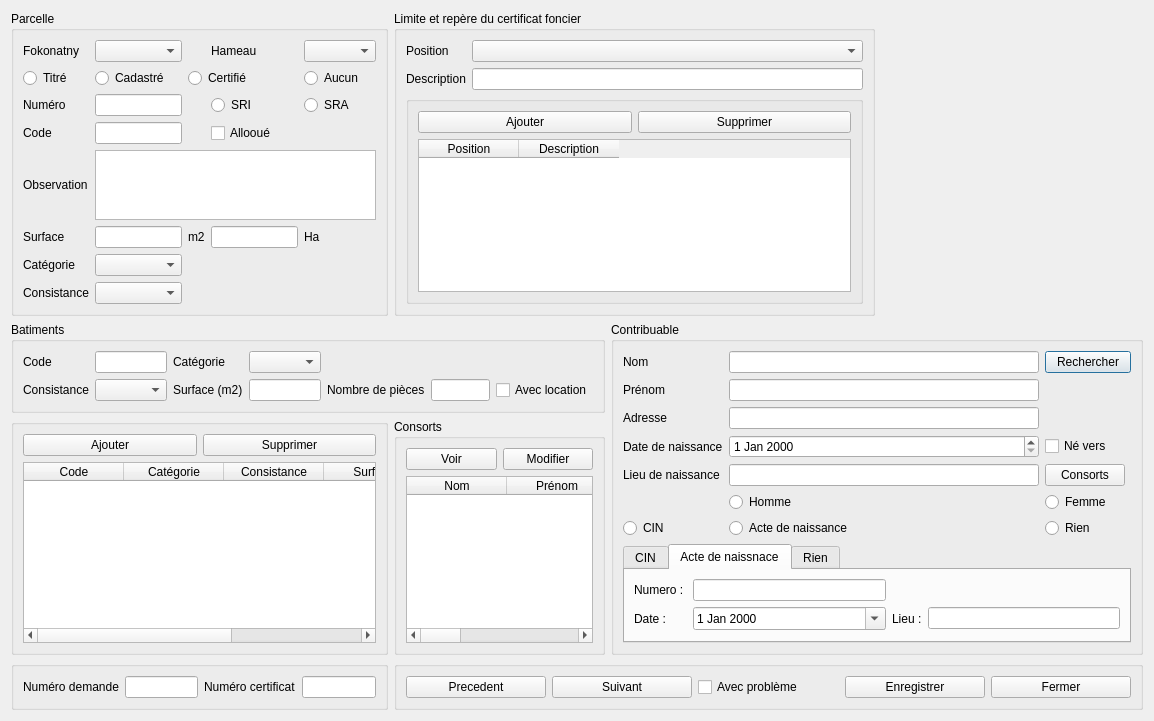
<?xml version="1.0" encoding="UTF-8"?>
<ui version="4.0">
 <class>Dialog</class>
 <widget class="QDialog" name="Dialog">
  <property name="geometry">
   <rect>
    <x>0</x>
    <y>0</y>
    <width>1154</width>
    <height>663</height>
   </rect>
  </property>
  <property name="windowTitle">
   <string>Suivi</string>
  </property>
  <property name="windowIcon">
   <iconset>
    <normaloff>../../icone/suivi_icon.png</normaloff>../../icone/suivi_icon.png</iconset>
  </property>
  <layout class="QGridLayout" name="gridLayout">
   <item row="0" column="0">
    <widget class="QGroupBox" name="groupBoxParcelle">
     <property name="title">
      <string>Parcelle</string>
     </property>
     <layout class="QGridLayout" name="gridLayout_7">
      <item row="0" column="0">
       <widget class="QLabel" name="label">
        <property name="text">
         <string>Fokonatny</string>
        </property>
       </widget>
      </item>
      <item row="0" column="1">
       <widget class="QComboBox" name="comboBoxFokontany"/>
      </item>
      <item row="0" column="3">
       <widget class="QLabel" name="label_2">
        <property name="text">
         <string>Hameau</string>
        </property>
       </widget>
      </item>
      <item row="0" column="4">
       <widget class="QComboBox" name="comboBoxHameau"/>
      </item>
      <item row="1" column="0">
       <widget class="QRadioButton" name="radioButtonTitree">
        <property name="text">
         <string>Titré</string>
        </property>
        <attribute name="buttonGroup">
         <string notr="true">buttonGroup</string>
        </attribute>
       </widget>
      </item>
      <item row="1" column="1">
       <widget class="QRadioButton" name="radioButtonCadastre">
        <property name="text">
         <string>Cadastré</string>
        </property>
        <attribute name="buttonGroup">
         <string notr="true">buttonGroup</string>
        </attribute>
       </widget>
      </item>
      <item row="1" column="2" colspan="2">
       <widget class="QRadioButton" name="radioButtonCertifie">
        <property name="text">
         <string>Certifié</string>
        </property>
        <attribute name="buttonGroup">
         <string notr="true">buttonGroup</string>
        </attribute>
       </widget>
      </item>
      <item row="1" column="4">
       <widget class="QRadioButton" name="radioButtonAucun">
        <property name="text">
         <string>Aucun</string>
        </property>
        <attribute name="buttonGroup">
         <string notr="true">buttonGroup</string>
        </attribute>
       </widget>
      </item>
      <item row="2" column="0">
       <widget class="QLabel" name="label_3">
        <property name="text">
         <string>Numéro</string>
        </property>
       </widget>
      </item>
      <item row="2" column="1">
       <widget class="QLineEdit" name="lineEditNumero"/>
      </item>
      <item row="2" column="3">
       <widget class="QRadioButton" name="radioButtonSRI">
        <property name="text">
         <string>SRI</string>
        </property>
        <attribute name="buttonGroup">
         <string notr="true">buttonGroup_4</string>
        </attribute>
       </widget>
      </item>
      <item row="2" column="4">
       <widget class="QRadioButton" name="radioButtonSRA">
        <property name="text">
         <string>SRA</string>
        </property>
        <attribute name="buttonGroup">
         <string notr="true">buttonGroup_4</string>
        </attribute>
       </widget>
      </item>
      <item row="3" column="0">
       <widget class="QLabel" name="label_4">
        <property name="text">
         <string>Code</string>
        </property>
       </widget>
      </item>
      <item row="3" column="1">
       <widget class="QLineEdit" name="lineEditCode"/>
      </item>
      <item row="3" column="3">
       <widget class="QCheckBox" name="checkBoxAlloueParcelle">
        <property name="text">
         <string>Allooué</string>
        </property>
       </widget>
      </item>
      <item row="4" column="0">
       <widget class="QLabel" name="label_5">
        <property name="text">
         <string>Observation</string>
        </property>
       </widget>
      </item>
      <item row="4" column="1" colspan="4">
       <widget class="QPlainTextEdit" name="plainTextEditObservation"/>
      </item>
      <item row="5" column="0">
       <widget class="QLabel" name="label_6">
        <property name="text">
         <string>Surface</string>
        </property>
       </widget>
      </item>
      <item row="5" column="1">
       <widget class="QLineEdit" name="lineEditSurfaceM2"/>
      </item>
      <item row="5" column="2">
       <widget class="QLabel" name="label_7">
        <property name="text">
         <string>m2</string>
        </property>
       </widget>
      </item>
      <item row="5" column="3">
       <widget class="QLineEdit" name="lineEditSurfaceHa"/>
      </item>
      <item row="5" column="4">
       <widget class="QLabel" name="label_8">
        <property name="text">
         <string>Ha</string>
        </property>
       </widget>
      </item>
      <item row="6" column="0">
       <widget class="QLabel" name="label_9">
        <property name="text">
         <string>Catégorie</string>
        </property>
       </widget>
      </item>
      <item row="6" column="1">
       <widget class="QComboBox" name="comboBoxCategorieParcelle"/>
      </item>
      <item row="7" column="0">
       <widget class="QLabel" name="label_10">
        <property name="text">
         <string>Consistance</string>
        </property>
       </widget>
      </item>
      <item row="7" column="1">
       <widget class="QComboBox" name="comboBoxConsistanceParcelle"/>
      </item>
     </layout>
    </widget>
   </item>
   <item row="1" column="0" colspan="2">
    <widget class="QGroupBox" name="groupBox_2">
     <property name="title">
      <string>Batiments</string>
     </property>
     <layout class="QGridLayout" name="gridLayout_3">
      <item row="0" column="0">
       <layout class="QGridLayout" name="gridLayout_2">
        <item row="1" column="5">
         <widget class="QLineEdit" name="lineEditNbrPieces"/>
        </item>
        <item row="0" column="0">
         <widget class="QLabel" name="label_11">
          <property name="text">
           <string>Code</string>
          </property>
         </widget>
        </item>
        <item row="1" column="6">
         <widget class="QCheckBox" name="checkBoxAvecLocationBat">
          <property name="text">
           <string>Avec location</string>
          </property>
         </widget>
        </item>
        <item row="0" column="1">
         <widget class="QLineEdit" name="lineEditCodeBatiment"/>
        </item>
        <item row="1" column="2">
         <widget class="QLabel" name="label_14">
          <property name="text">
           <string>Surface (m2)</string>
          </property>
         </widget>
        </item>
        <item row="1" column="1">
         <widget class="QComboBox" name="comboBoxConsistanceBatiment"/>
        </item>
        <item row="1" column="3">
         <widget class="QLineEdit" name="lineEditSurfaceBatiment"/>
        </item>
        <item row="0" column="3">
         <widget class="QComboBox" name="comboBoxCategorieBatiment"/>
        </item>
        <item row="1" column="4">
         <widget class="QLabel" name="label_15">
          <property name="text">
           <string>Nombre de pièces</string>
          </property>
         </widget>
        </item>
        <item row="0" column="2">
         <widget class="QLabel" name="label_12">
          <property name="text">
           <string>Catégorie</string>
          </property>
         </widget>
        </item>
        <item row="1" column="0">
         <widget class="QLabel" name="label_13">
          <property name="text">
           <string>Consistance</string>
          </property>
         </widget>
        </item>
       </layout>
      </item>
     </layout>
    </widget>
   </item>
   <item row="1" column="2" rowspan="2" colspan="2">
    <widget class="QGroupBox" name="groupBoxContribuable">
     <property name="title">
      <string>Contribuable</string>
     </property>
     <layout class="QVBoxLayout" name="verticalLayout_5">
      <item>
       <layout class="QGridLayout" name="gridLayout_4">
        <item row="6" column="0">
         <widget class="QRadioButton" name="radioButtonCIN">
          <property name="text">
           <string>CIN</string>
          </property>
          <attribute name="buttonGroup">
           <string notr="true">buttonGroup_2</string>
          </attribute>
         </widget>
        </item>
        <item row="3" column="1">
         <widget class="QDateEdit" name="dateEditNaissance"/>
        </item>
        <item row="4" column="1">
         <widget class="QLineEdit" name="lineEditLieuNaissance"/>
        </item>
        <item row="6" column="2">
         <widget class="QRadioButton" name="radioButtonRien">
          <property name="text">
           <string>Rien</string>
          </property>
          <attribute name="buttonGroup">
           <string notr="true">buttonGroup_2</string>
          </attribute>
         </widget>
        </item>
        <item row="6" column="1">
         <widget class="QRadioButton" name="radioButtonActeDeNaissance">
          <property name="text">
           <string>Acte de naissance</string>
          </property>
          <attribute name="buttonGroup">
           <string notr="true">buttonGroup_2</string>
          </attribute>
         </widget>
        </item>
        <item row="2" column="1">
         <widget class="QLineEdit" name="lineEditAdresse"/>
        </item>
        <item row="0" column="0">
         <widget class="QLabel" name="label_18">
          <property name="text">
           <string>Nom</string>
          </property>
         </widget>
        </item>
        <item row="1" column="0">
         <widget class="QLabel" name="label_19">
          <property name="text">
           <string>Prénom</string>
          </property>
         </widget>
        </item>
        <item row="2" column="0">
         <widget class="QLabel" name="label_20">
          <property name="text">
           <string>Adresse</string>
          </property>
         </widget>
        </item>
        <item row="3" column="0">
         <widget class="QLabel" name="label_21">
          <property name="text">
           <string>Date de naissance</string>
          </property>
         </widget>
        </item>
        <item row="4" column="0">
         <widget class="QLabel" name="label_22">
          <property name="text">
           <string>Lieu de naissance</string>
          </property>
         </widget>
        </item>
        <item row="0" column="1">
         <widget class="QLineEdit" name="lineEditNomContribuable"/>
        </item>
        <item row="1" column="1">
         <widget class="QLineEdit" name="lineEditPrenomContribuable"/>
        </item>
        <item row="0" column="2" colspan="2">
         <widget class="QPushButton" name="btnRrechercherContribuable">
          <property name="text">
           <string>Rechercher</string>
          </property>
         </widget>
        </item>
        <item row="5" column="2">
         <widget class="QRadioButton" name="radioButtonFemme">
          <property name="text">
           <string>Femme</string>
          </property>
          <attribute name="buttonGroup">
           <string notr="true">buttonGroup_3</string>
          </attribute>
         </widget>
        </item>
        <item row="5" column="1">
         <widget class="QRadioButton" name="radioButtonHomme">
          <property name="text">
           <string>Homme</string>
          </property>
          <attribute name="buttonGroup">
           <string notr="true">buttonGroup_3</string>
          </attribute>
         </widget>
        </item>
        <item row="3" column="2">
         <widget class="QCheckBox" name="checkBoxNeVers">
          <property name="text">
           <string>Né vers</string>
          </property>
         </widget>
        </item>
        <item row="4" column="2">
         <widget class="QPushButton" name="btnConsorts">
          <property name="text">
           <string>Consorts</string>
          </property>
         </widget>
        </item>
       </layout>
      </item>
      <item>
       <widget class="QTabWidget" name="tabCIN">
        <property name="currentIndex">
         <number>1</number>
        </property>
        <widget class="QWidget" name="tab_5">
         <attribute name="title">
          <string>CIN</string>
         </attribute>
         <layout class="QGridLayout" name="gridLayout_5">
          <item row="0" column="0">
           <widget class="QLabel" name="label_26">
            <property name="text">
             <string>Numero : </string>
            </property>
           </widget>
          </item>
          <item row="0" column="1">
           <widget class="QLineEdit" name="lineEditCIN1"/>
          </item>
          <item row="0" column="2">
           <widget class="QLineEdit" name="lineEditCIN2"/>
          </item>
          <item row="0" column="3">
           <widget class="QLineEdit" name="lineEditCIN3"/>
          </item>
          <item row="0" column="4">
           <widget class="QLineEdit" name="lineEditCIN4"/>
          </item>
          <item row="1" column="0">
           <widget class="QLabel" name="label_24">
            <property name="text">
             <string>Date :</string>
            </property>
           </widget>
          </item>
          <item row="1" column="1" colspan="3">
           <widget class="QDateEdit" name="dateEditCIN">
            <property name="calendarPopup">
             <bool>true</bool>
            </property>
           </widget>
          </item>
          <item row="1" column="4">
           <widget class="QLabel" name="label_25">
            <property name="text">
             <string>Lieu :</string>
            </property>
           </widget>
          </item>
          <item row="1" column="5">
           <widget class="QLineEdit" name="lineEditLieuCIN"/>
          </item>
         </layout>
        </widget>
        <widget class="QWidget" name="tab_4">
         <attribute name="title">
          <string>Acte de naissnace</string>
         </attribute>
         <layout class="QGridLayout" name="gridLayout_6">
          <item row="0" column="0">
           <widget class="QLabel" name="label_29">
            <property name="text">
             <string>Numero : </string>
            </property>
           </widget>
          </item>
          <item row="0" column="1">
           <widget class="QLineEdit" name="lineEditNumActeNaissance"/>
          </item>
          <item row="1" column="0">
           <widget class="QLabel" name="label_27">
            <property name="text">
             <string>Date :</string>
            </property>
           </widget>
          </item>
          <item row="1" column="1">
           <widget class="QDateEdit" name="dateEditActeNaissance">
            <property name="calendarPopup">
             <bool>true</bool>
            </property>
           </widget>
          </item>
          <item row="1" column="2">
           <widget class="QLabel" name="label_28">
            <property name="text">
             <string>Lieu :</string>
            </property>
           </widget>
          </item>
          <item row="1" column="3">
           <widget class="QLineEdit" name="lineEditLieuActeNaissance"/>
          </item>
         </layout>
        </widget>
        <widget class="QWidget" name="tab_6">
         <attribute name="title">
          <string>Rien</string>
         </attribute>
        </widget>
       </widget>
      </item>
     </layout>
    </widget>
   </item>
   <item row="2" column="0">
    <widget class="QGroupBox" name="groupBox_3">
     <property name="title">
      <string/>
     </property>
     <layout class="QVBoxLayout" name="verticalLayout">
      <item>
       <layout class="QHBoxLayout" name="horizontalLayout">
        <item>
         <widget class="QPushButton" name="btnAjouterBat">
          <property name="text">
           <string>Ajouter</string>
          </property>
         </widget>
        </item>
        <item>
         <widget class="QPushButton" name="btnSupprimerBat">
          <property name="text">
           <string>Supprimer</string>
          </property>
         </widget>
        </item>
       </layout>
      </item>
      <item>
       <widget class="QTableWidget" name="tableWidgetBatiment">
        <column>
         <property name="text">
          <string>Code</string>
         </property>
        </column>
        <column>
         <property name="text">
          <string>Catégorie</string>
         </property>
        </column>
        <column>
         <property name="text">
          <string>Consistance</string>
         </property>
        </column>
        <column>
         <property name="text">
          <string>Surface</string>
         </property>
        </column>
        <column>
         <property name="text">
          <string>Pièces</string>
         </property>
        </column>
       </widget>
      </item>
     </layout>
    </widget>
   </item>
   <item row="2" column="1">
    <widget class="QGroupBox" name="groupBox_5">
     <property name="title">
      <string>Consorts</string>
     </property>
     <layout class="QVBoxLayout" name="verticalLayout_2">
      <item>
       <layout class="QHBoxLayout" name="horizontalLayout_3">
        <item>
         <widget class="QPushButton" name="btnVoirConsorts">
          <property name="text">
           <string>Voir</string>
          </property>
         </widget>
        </item>
        <item>
         <widget class="QPushButton" name="btnModifierConsorts">
          <property name="text">
           <string>Modifier</string>
          </property>
         </widget>
        </item>
       </layout>
      </item>
      <item>
       <widget class="QTableWidget" name="tableWidgetConsorts">
        <column>
         <property name="text">
          <string>Nom</string>
         </property>
        </column>
        <column>
         <property name="text">
          <string>Prénom</string>
         </property>
        </column>
        <column>
         <property name="text">
          <string>CIN</string>
         </property>
        </column>
        <column>
         <property name="text">
          <string>Acte</string>
         </property>
        </column>
       </widget>
      </item>
     </layout>
    </widget>
   </item>
   <item row="3" column="0">
    <widget class="QGroupBox" name="groupBox_4">
     <property name="title">
      <string/>
     </property>
     <layout class="QHBoxLayout" name="horizontalLayout_2">
      <item>
       <widget class="QLabel" name="label_16">
        <property name="text">
         <string>Numéro demande</string>
        </property>
       </widget>
      </item>
      <item>
       <widget class="QLineEdit" name="lineEditNumDemande"/>
      </item>
      <item>
       <widget class="QLabel" name="label_17">
        <property name="text">
         <string>Numéro certificat</string>
        </property>
       </widget>
      </item>
      <item>
       <widget class="QLineEdit" name="lineEditNumCertificat"/>
      </item>
     </layout>
    </widget>
   </item>
   <item row="3" column="1" colspan="3">
    <widget class="QGroupBox" name="groupBox_9">
     <property name="title">
      <string/>
     </property>
     <layout class="QHBoxLayout" name="horizontalLayout_6">
      <item>
       <layout class="QHBoxLayout" name="horizontalLayout_5">
        <item>
         <widget class="QPushButton" name="btnPrecedent">
          <property name="text">
           <string>Precedent</string>
          </property>
         </widget>
        </item>
        <item>
         <widget class="QPushButton" name="btnSuivant">
          <property name="text">
           <string>Suivant</string>
          </property>
         </widget>
        </item>
        <item>
         <widget class="QCheckBox" name="checkBoxAvecProbleme">
          <property name="text">
           <string>Avec problème</string>
          </property>
         </widget>
        </item>
        <item>
         <widget class="QPushButton" name="btnEnregistrer">
          <property name="text">
           <string>Enregistrer</string>
          </property>
         </widget>
        </item>
        <item>
         <widget class="QPushButton" name="btnFermer">
          <property name="text">
           <string>Fermer</string>
          </property>
         </widget>
        </item>
       </layout>
      </item>
     </layout>
    </widget>
   </item>
   <item row="0" column="3">
    <layout class="QHBoxLayout" name="horizontalLayout_"/>
   </item>
   <item row="0" column="1" colspan="2">
    <widget class="QGroupBox" name="groupBox_6">
     <property name="enabled">
      <bool>true</bool>
     </property>
     <property name="title">
      <string>Limite et repère du certificat foncier</string>
     </property>
     <layout class="QVBoxLayout" name="verticalLayout_4">
      <item>
       <layout class="QFormLayout" name="formLayout">
        <item row="0" column="0">
         <widget class="QLabel" name="positionLabel">
          <property name="text">
           <string>Position</string>
          </property>
         </widget>
        </item>
        <item row="0" column="1">
         <widget class="QComboBox" name="positionComboBox"/>
        </item>
        <item row="1" column="0">
         <widget class="QLabel" name="descriptionLabel">
          <property name="text">
           <string>Description</string>
          </property>
         </widget>
        </item>
        <item row="1" column="1">
         <widget class="QLineEdit" name="descriptionLineEdit"/>
        </item>
       </layout>
      </item>
      <item>
       <widget class="QGroupBox" name="groupBox_7">
        <property name="title">
         <string/>
        </property>
        <layout class="QVBoxLayout" name="verticalLayout_3">
         <item>
          <layout class="QHBoxLayout" name="horizontalLayout_4">
           <item>
            <widget class="QPushButton" name="btnAjoutLimite">
             <property name="text">
              <string>Ajouter</string>
             </property>
            </widget>
           </item>
           <item>
            <widget class="QPushButton" name="btnSupprimerLimite">
             <property name="text">
              <string>Supprimer</string>
             </property>
            </widget>
           </item>
          </layout>
         </item>
         <item>
          <widget class="QTableWidget" name="tableWidgetLimites">
           <column>
            <property name="text">
             <string>Position</string>
            </property>
           </column>
           <column>
            <property name="text">
             <string>Description</string>
            </property>
           </column>
          </widget>
         </item>
        </layout>
       </widget>
      </item>
     </layout>
    </widget>
   </item>
  </layout>
 </widget>
 <resources/>
 <connections/>
 <buttongroups>
  <buttongroup name="buttonGroup_3"/>
  <buttongroup name="buttonGroup"/>
  <buttongroup name="buttonGroup_4"/>
  <buttongroup name="buttonGroup_2"/>
 </buttongroups>
</ui>
